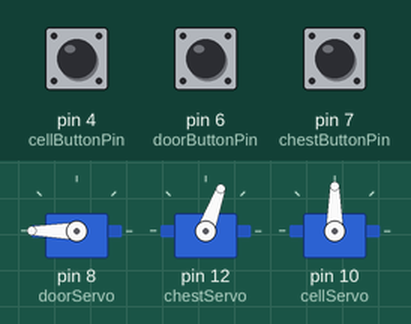
This sketch was run on a simulated Arduino Uno, built with avr-gcc and run on an emulated ATmega328P. On the bench: 3 × servo. The inputs (shaded band) are chosen by the test bench; at power-on: pin 4 (cellButtonPin) LOW, pin 6 (doorButtonPin) LOW, pin 7 (chestButtonPin) LOW.

Above: at 1.2 s.
1.3 s: pin 4 (cellButtonPin) pulled HIGH for 0.15 s
At 4.35 s:
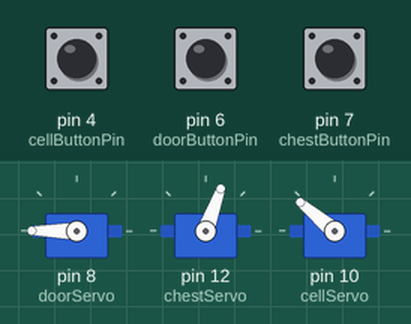
4.4 s: pin 6 (doorButtonPin) pulled HIGH for 0.15 s
At 5.2 s:
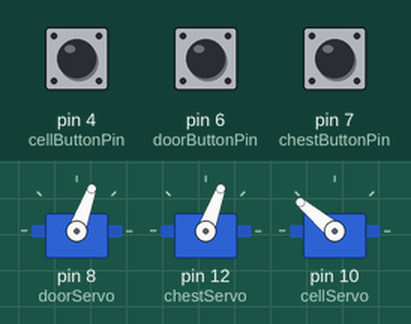
6.0 s: pin 7 (chestButtonPin) pulled HIGH for 0.15 s
At 11.4 s:
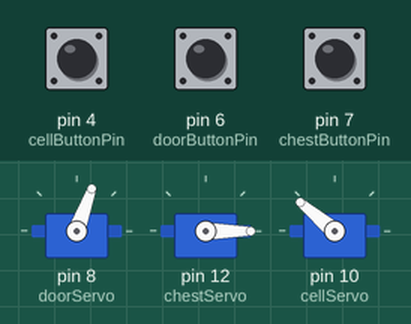
Timing chart, 0 to 12.9 s (numbered marks = the images above; inputs shaded):
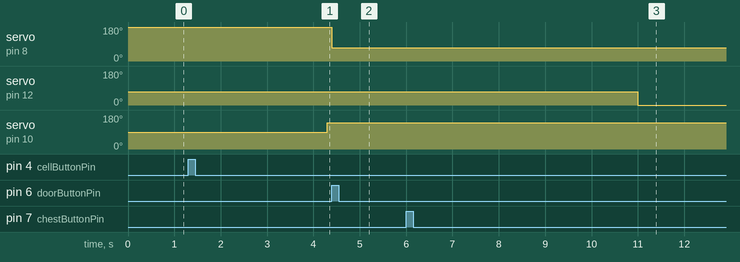

The sketch:

Project_2_Code_-_Fire_The_Witch.ino
```cpp
/*
Fire the Witch
Team Members: Camilo Medel and Evan Fonseca
Description: Code for interactive narrative enclosure which uses servos and sensor switches to tell a story.
*/

#include <Servo.h>


//VARIABLES
//escape door initilization
Servo doorServo;
int doorButtonPin = 6;
int doorButtonVal;

//chest initilization
Servo chestServo;
int chestButtonPin = 7;
int chestButtonVal;

//captivity cell initilization
Servo cellServo;
int cellButtonPin = 4;
int cellButtonVal;

//SETUP CODE THAT PLACES SERVOS AT THEIR ORIGINAL POSITIONS
void setup() {
  //escape door setup
  doorServo.attach(8);
  doorServo.write(180);
  pinMode(doorButtonPin, INPUT);

  //chest setup
  chestServo.attach(12);
  chestServo.write(70);
  pinMode(chestButtonPin, INPUT);

  //captivity cell setup
  cellServo.attach(10);
  cellServo.write(90);
  pinMode(cellButtonPin, INPUT);
}

//CONDITIONAL STATEMENTS FOR MOVING SERVOS FOR WHEN A CORRELATING SENSOR SWITCH IS SWITCHED
void loop() {
  //escape door conditional
  doorButtonVal = digitalRead(doorButtonPin);
  if (doorButtonVal == HIGH) {
    doorServo.write(70);
  }

  //chest conditional
  chestButtonVal = digitalRead(chestButtonPin);
  if (chestButtonVal == HIGH) {
    delay(5000);
    chestServo.write(0);
  }
  Serial.println(chestButtonVal);

  //captivity cell conditional
  cellButtonVal = digitalRead(cellButtonPin);
  if (cellButtonVal == HIGH) {
    delay(3000);
    cellServo.write(140);
  }
}
```

Measured:
- after the input at 1.3 s, servo on pin 10 (cellServo): 90° → 140° after 3.0 s
- after the input at 4.4 s, servo on pin 8 (doorServo): 180° → 70° at once
- after the input at 6.0 s, servo on pin 12 (chestServo): 70° → 0° after 5.0 s
